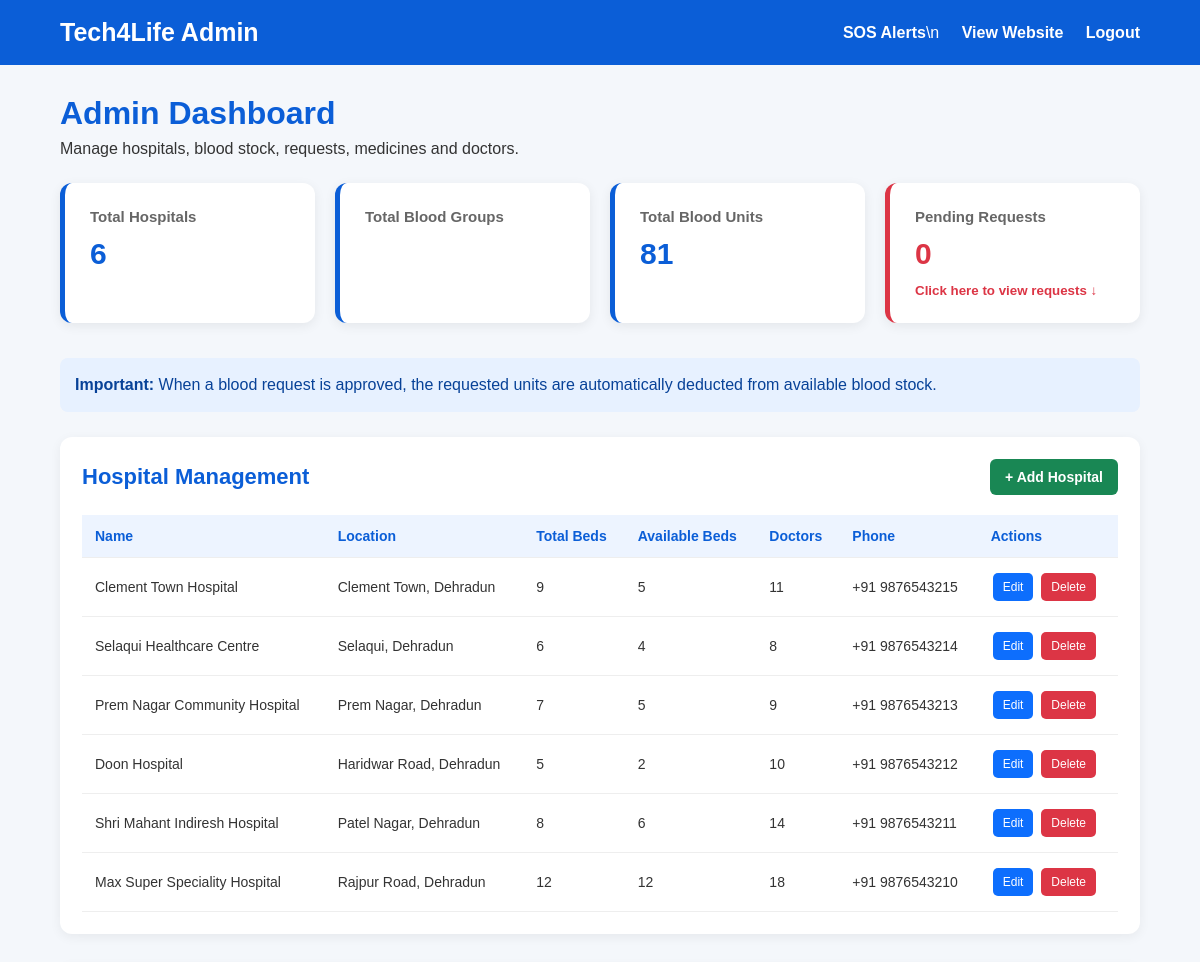
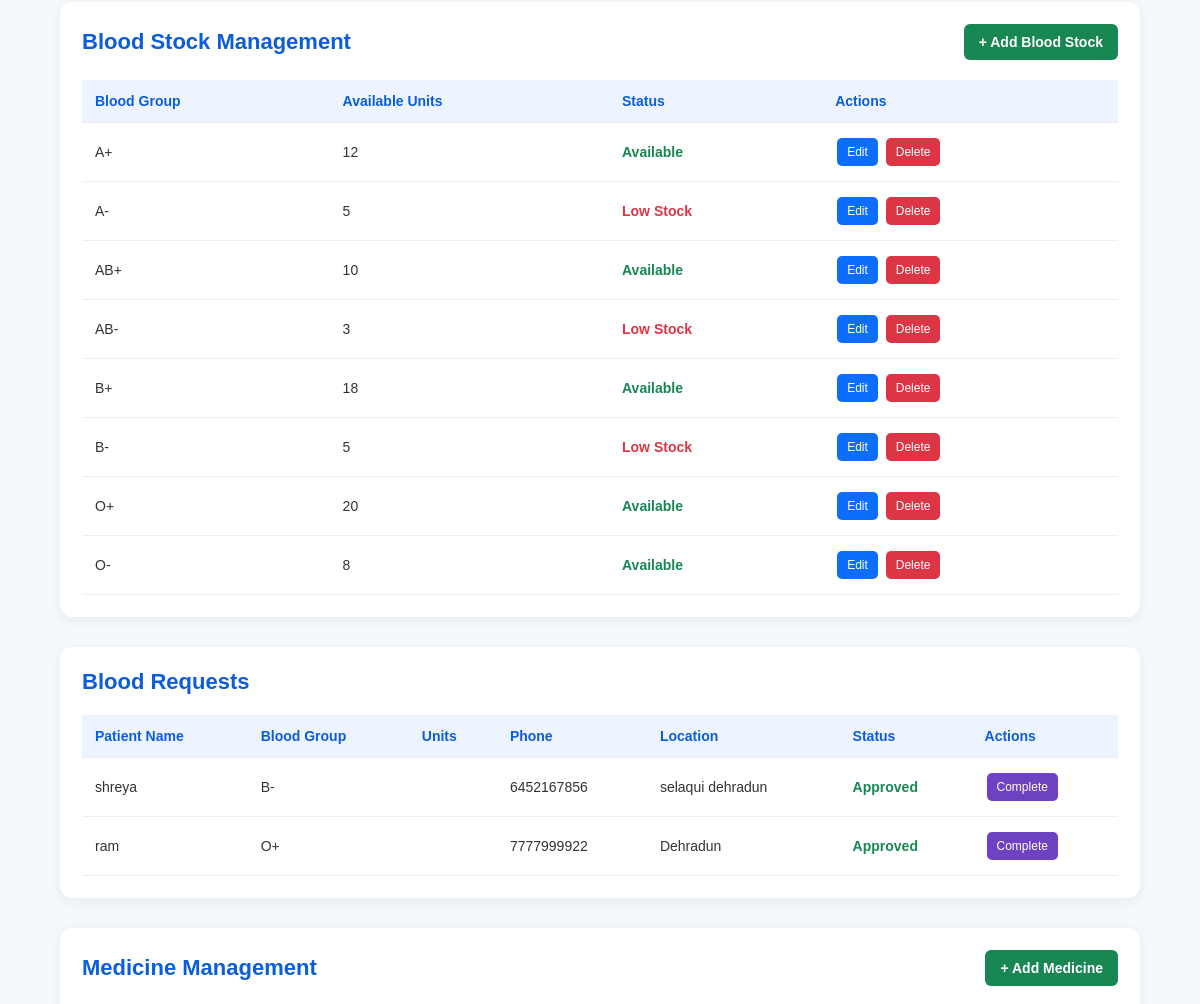
Before: /admin (signed in, upper part) with the older database file (2 pictures, top to bottom).
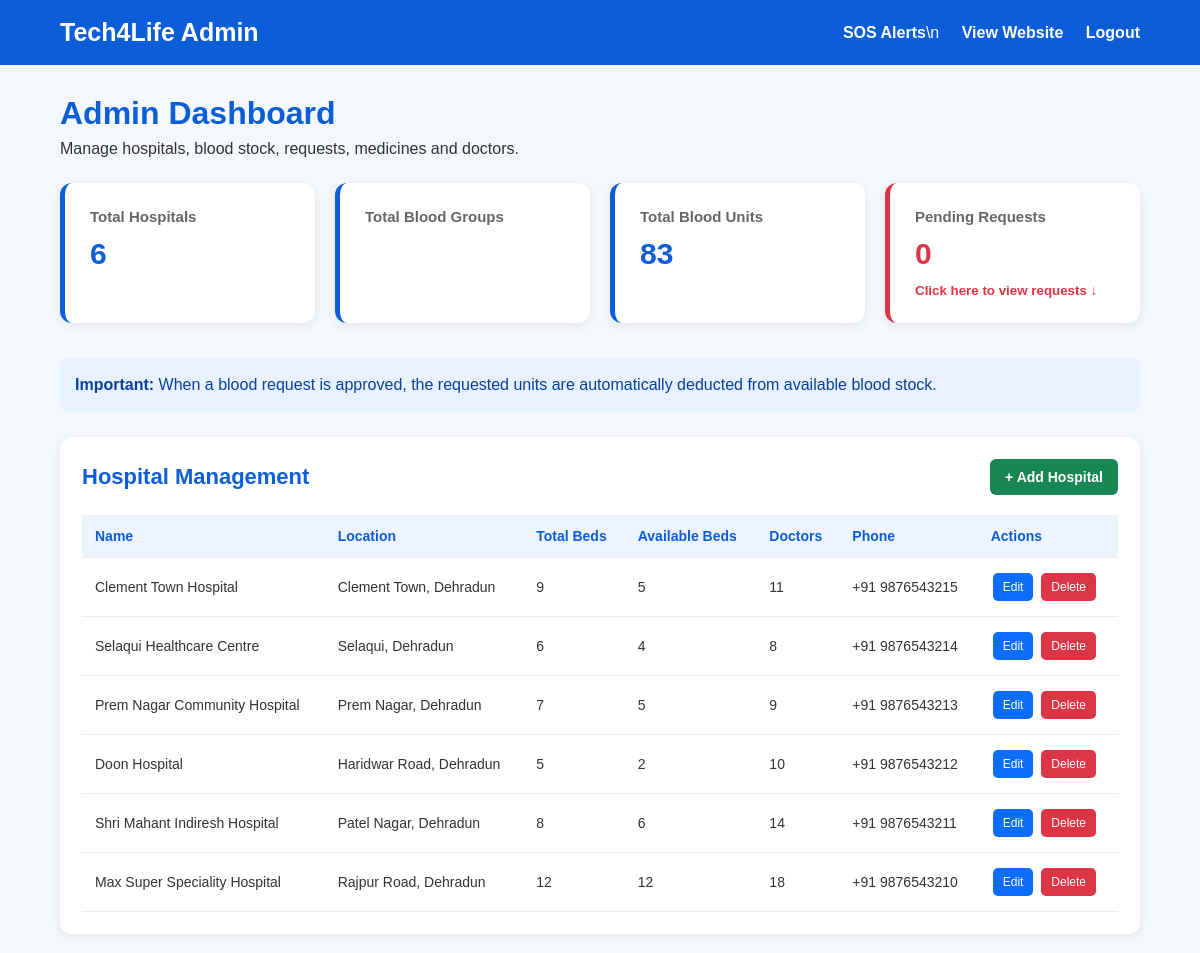
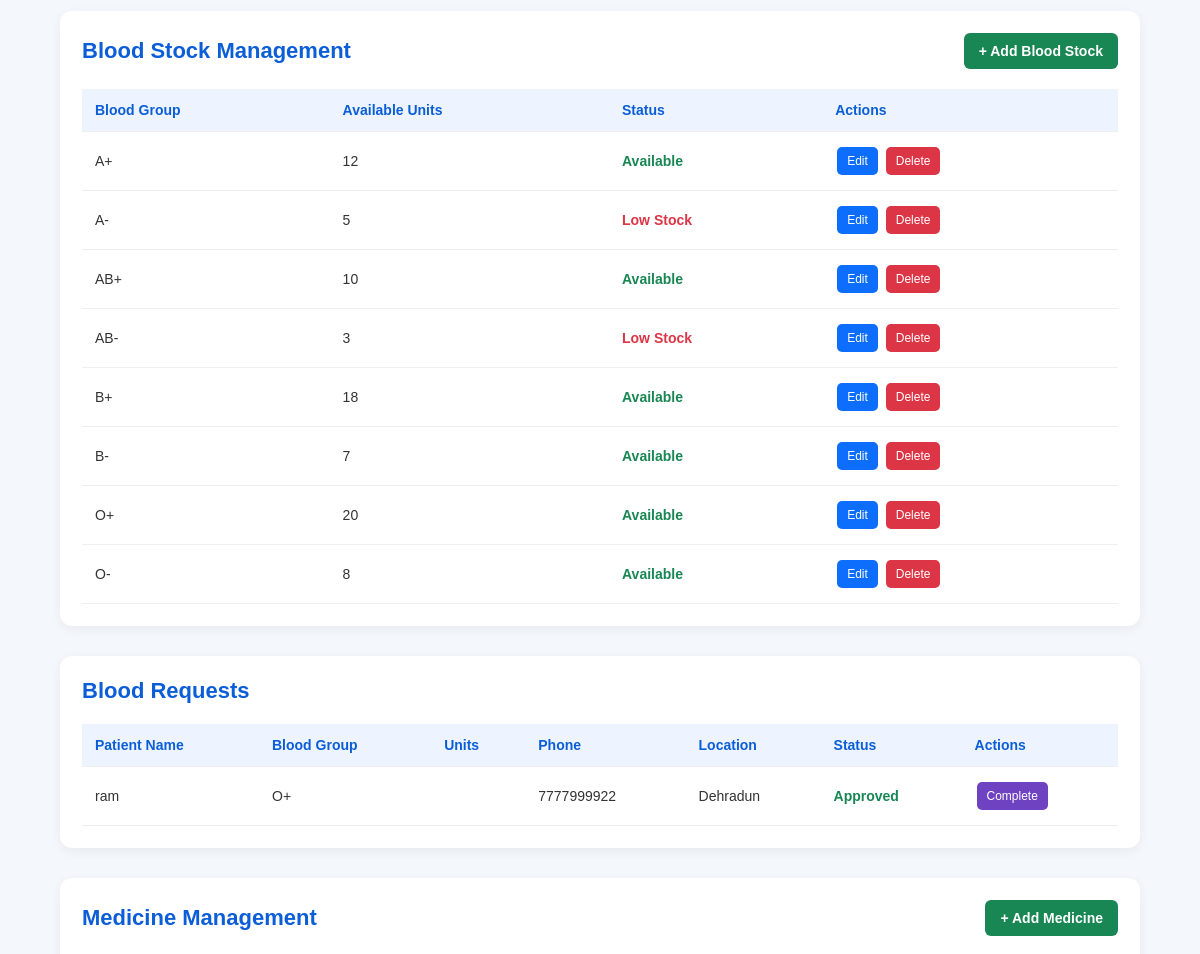
After: the same page with the newer database file (2 pictures, top to bottom).
### tables this page shows
CREATE TABLE hospitals (
            id INTEGER PRIMARY KEY AUTOINCREMENT,
            name TEXT NOT NULL,
            location TEXT NOT NULL,
            beds INTEGER DEFAULT 0,
            total_beds INTEGER DEFAULT 0,
            available_beds INTEGER DEFAULT 0,
            doctors INTEGER DEFAULT 0,
            medicines TEXT DEFAULT 'Available',
            phone TEXT NOT NULL
        );

CREATE TABLE blood_groups (
            id INTEGER PRIMARY KEY AUTOINCREMENT,
            blood_group TEXT NOT NULL UNIQUE,
            units INTEGER DEFAULT 0
        );

CREATE TABLE blood_requests (
            id INTEGER PRIMARY KEY AUTOINCREMENT,
            patient_name TEXT NOT NULL,
            blood_group TEXT NOT NULL,
            requested_units INTEGER NOT NULL,
            phone TEXT NOT NULL,
            location TEXT NOT NULL,
            message TEXT,
            status TEXT DEFAULT 'Pending'
        );

### app.py (the view)
@app.route("/admin")
def admin():
    if not session.get("admin_logged_in"):
        return redirect("/admin/login")
    conn = get_db_connection()
    total_hospitals = conn.execute(
        "SELECT COUNT(*) FROM hospitals"
    ).fetchone()[0]
    total_doctors = conn.execute(
        "SELECT COUNT(*) FROM doctors"
    ).fetchone()[0]
    total_medicines = conn.execute(
        "SELECT COUNT(*) FROM medicines"
    ).fetchone()[0]
    total_blood_units = conn.execute(
        "SELECT COALESCE(SUM(units), 0) FROM blood_groups"
    ).fetchone()[0]
    total_beds = conn.execute(
        "SELECT COALESCE(SUM(total_beds), 0) FROM hospitals"
    ).fetchone()[0]
    available_beds = conn.execute(
        "SELECT COALESCE(SUM(available_beds), 0) FROM hospitals"
    ).fetchone()[0]
    pending_requests = conn.execute("""
        SELECT COUNT(*) FROM blood_requests
        WHERE status = 'Pending'
    """).fetchone()[0]
    approved_requests = conn.execute("""
        SELECT COUNT(*) FROM blood_requests
        WHERE status = 'Approved'
    """).fetchone()[0]
    rejected_requests = conn.execute("""
        SELECT COUNT(*) FROM blood_requests
        WHERE status = 'Rejected'
    """).fetchone()[0]
    completed_requests = conn.execute("""
        SELECT COUNT(*) FROM blood_requests
        WHERE status = 'Completed'
    """).fetchone()[0]
    hospitals = conn.execute("""
        SELECT * FROM hospitals
        ORDER BY id DESC
    """).fetchall()
    blood_groups = conn.execute("""
        SELECT * FROM blood_groups
        ORDER BY blood_group
    """).fetchall()
    blood_requests = conn.execute("""
        SELECT * FROM blood_requests
        ORDER BY id DESC
    """).fetchall()
    medicines = conn.execute("""
        SELECT * FROM medicines
        ORDER BY id DESC
    """).fetchall()
    doctors = conn.execute("""
        SELECT * FROM doctors
        ORDER BY id DESC
    """).fetchall()
    medicine_available = conn.execute("""
        SELECT COUNT(*) FROM medicines
        WHERE availability = 'Available'
    """).fetchone()[0]
    medicine_limited = conn.execute("""
        SELECT COUNT(*) FROM medicines
        WHERE availability = 'Limited'
    """).fetchone()[0]
    medicine_unavailable = conn.execute("""
        SELECT COUNT(*) FROM medicines
        WHERE availability = 'Unavailable'
    """).fetchone()[0]
    conn.close()
    return render_template(
        "admin.html",
        total_hospitals=total_hospitals,
        total_doctors=total_doctors,
        total_medicines=total_medicines,
        total_blood_units=total_blood_units,
        total_beds=total_beds,
        available_beds=available_beds,
        pending_requests=pending_requests,
        approved_requests=approved_requests,
        rejected_requests=rejected_requests,
        completed_requests=completed_requests,
        blood_chart=blood_groups,
        medicine_available=medicine_available,
        medicine_limited=medicine_limited,
        medicine_unavailable=medicine_unavailable,
        hospitals=hospitals,
        blood_groups=blood_groups,
        blood_requests=blood_requests,
        medicines=medicines,
        doctors=doctors
    )

### app.py (called while the page is built)
def get_db_connection():
    conn = sqlite3.connect(DATABASE)
    conn.row_factory = sqlite3.Row
    return conn

### templates/admin.html (shortened to what the changed rows need)
<!DOCTYPE html>
<html lang="en">
<head>
</head>
<body>
    <nav>
        <h2>Tech4Life Admin</h2>
    </nav>
    <div class="container">
        <div class="heading">
            <h1>Admin Dashboard</h1>
        </div>
        <div class="stats">
            <div class="stat-card">
                <h3>Total Blood Units</h3>
                <p>{{ total_blood_units }}</p>
            </div>
        </div>
        <section class="section" id="hospitals">
            <div class="section-header">
                <h2>Hospital Management</h2>
            </div>
            <div class="table-container">
                <table>
                    <tr>
                        <th>Name</th>
                        <th>Location</th>
                        <th>Total Beds</th>
                        <th>Available Beds</th>
                        <th>Doctors</th>
                        <th>Phone</th>
                        <th>Actions</th>
                    </tr>
                    {% for hospital in hospitals %}
                    <tr>
                        <td>{{ hospital["name"] }}</td>
                        <td>{{ hospital["location"] }}</td>
                        <td>{{ hospital["total_beds"] }}</td>
                        <td>{{ hospital["available_beds"] }}</td>
                        <td>{{ hospital["doctors"] }}</td>
                        <td>{{ hospital["phone"] }}</td>
                        <td>
                            <a href="/admin/hospital/edit/{{ hospital['id'] }}" class="action-btn edit-btn">Edit</a>
                            <form method="POST" action="/admin/hospital/delete/{{ hospital['id'] }}" style="display:inline;" onsubmit="return confirm('Delete this hospital?');">
                                <button type="submit" class="action-btn delete-btn">
                                Delete
                            </button>
                            </form>
                        </td>
                    </tr>
                    {% else %}
                    <tr>
                        <td colspan="7" class="empty">No hospitals found.</td>
                    </tr>
                    {% endfor %}
                </table>
            </div>
        </section>
        <section class="section" id="blood-stock">
            <div class="section-header">
                <h2>Blood Stock Management</h2>
            </div>
            <div class="table-container">
                <table>
                    <tr>
                        <th>Blood Group</th>
                        <th>Available Units</th>
                        <th>Status</th>
                        <th>Actions</th>
                    </tr>
                    {% for blood in blood_groups %}
                    <tr>
                        <td>{{ blood["blood_group"] }}</td>
                        <td>{{ blood["units"] }}</td>
                        <td>
                            {% if blood["units"] == 0 %}
                            <span class="status rejected">Out of Stock</span> {% elif blood["units"]
                            <=5 %} <span class="status pending">Low Stock</span>
                                {% else %}
                                <span class="status approved">Available</span> {% endif %}
                        </td>
                        <td>
                            <a href="/admin/blood/edit/{{ blood['id'] }}" class="action-btn edit-btn">Edit</a>
                            <form method="POST" action="/admin/blood/delete/{{ blood['id'] }}" style="display:inline;" onsubmit="return confirm('Delete this blood group?');">
                                <button type="submit" class="action-btn delete-btn">
                                Delete
                            </button>
                            </form>
                        </td>
                    </tr>
                    {% else %}
                    <tr>
                        <td colspan="4" class="empty">No blood stock found.</td>
                    </tr>
                    {% endfor %}
                </table>
            </div>
        </section>
        <section class="section" id="blood-requests">
            <div class="section-header">
                <h2>Blood Requests</h2>
            </div>
            <div class="table-container">
                <table>
                    <tr>
                        <th>Patient Name</th>
                        <th>Blood Group</th>
                        <th>Units</th>
                        <th>Phone</th>
                        <th>Location</th>
                        <th>Status</th>
                        <th>Actions</th>
                    </tr>
                    {% for req in blood_requests %}
                    <tr>
                        <td>{{ req["patient_name"] }}</td>
                        <td>{{ req["blood_group"] }}</td>
                        <td>{{ req["units"] }}</td>
                        <td>{{ req["phone"] }}</td>
                        <td>{{ req["location"] }}</td>
                        <td>
                            <span class="status {{ req['status']|lower }}">
                            {{ req["status"] }}
                        </span>
                        </td>
                        <td>
                            {% if req["status"] == "Pending" %}
                            <form method="POST" action="/admin/request/{{ req['id'] }}/approve" style="display:inline;">
                                <button type="submit" class="action-btn approve-btn">
                                Approve
                            </button>
                            </form>
                            <form method="POST" action="/admin/request/{{ req['id'] }}/reject" style="display:inline;">
                                <button type="submit" class="action-btn reject-btn">
                                Reject
                            </button>
                            </form>
                            {% elif req["status"] == "Approved" %}
                            <form method="POST" action="/admin/request/{{ req['id'] }}/complete" style="display:inline;">
                                <button type="submit" class="action-btn complete-btn">
                                Complete
                            </button>
                            </form>
                            {% else %} - {% endif %}
                        </td>
                    </tr>
                    {% else %}
                    <tr>
                        <td colspan="7" class="empty">No blood requests found.</td>
                    </tr>
                    {% endfor %}
                </table>
            </div>
        </section>
        <section class="section" id="medicines">
            <div class="section-header">
                <h2>Medicine Management</h2>
            </div>
        </section>
    </div>
</body>
</html>

Changed rows visible on the page:
removed blood_requests: patient_name "shreya", blood_group "B-", phone "6452167856", location "selaqui dehradun", status "Approved"
changed blood_groups (number 6 of 8 on the later page): units "5" → "7"; units "Low Stock" → "Available"
Other visible differences:
{{ total_blood_units }}: "81" → "83"
